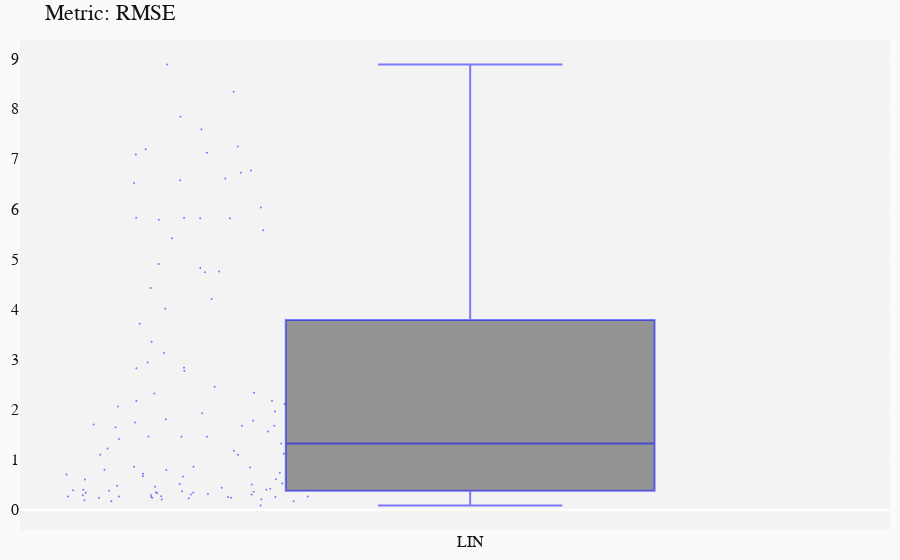
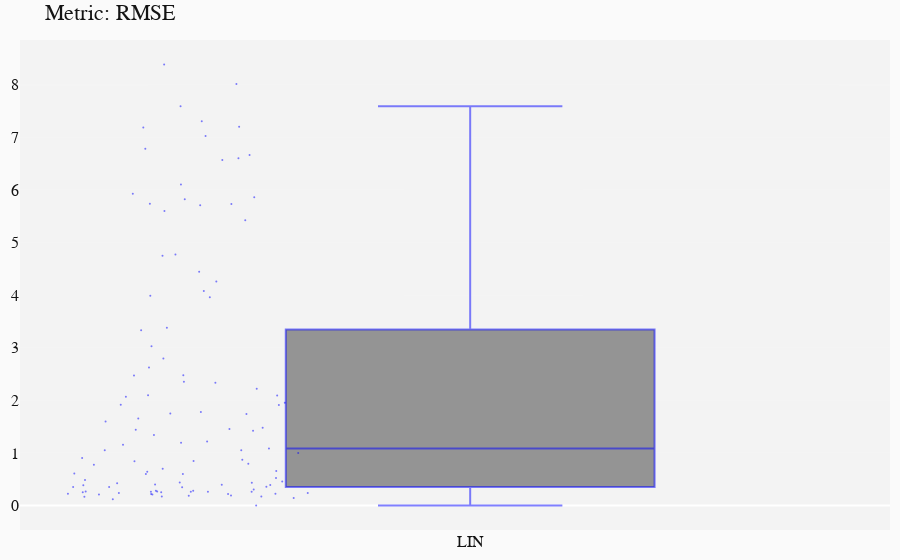
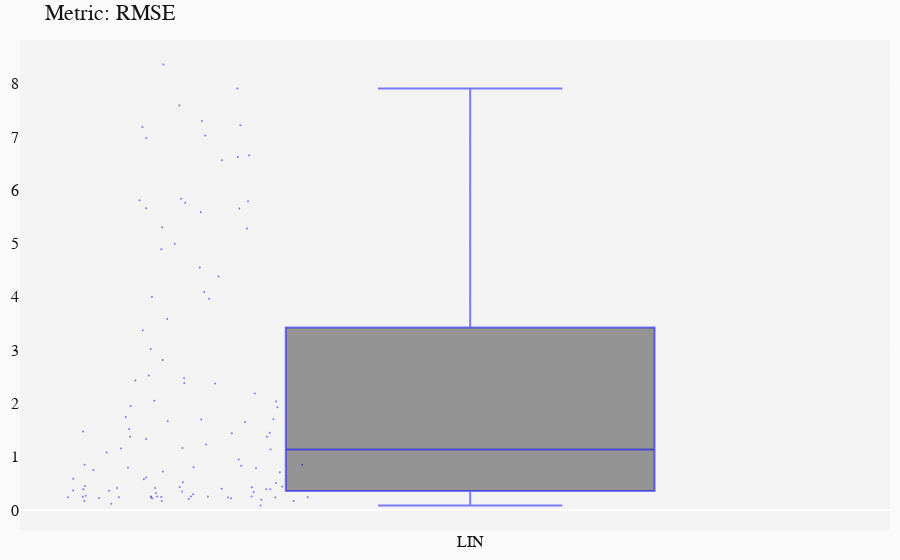
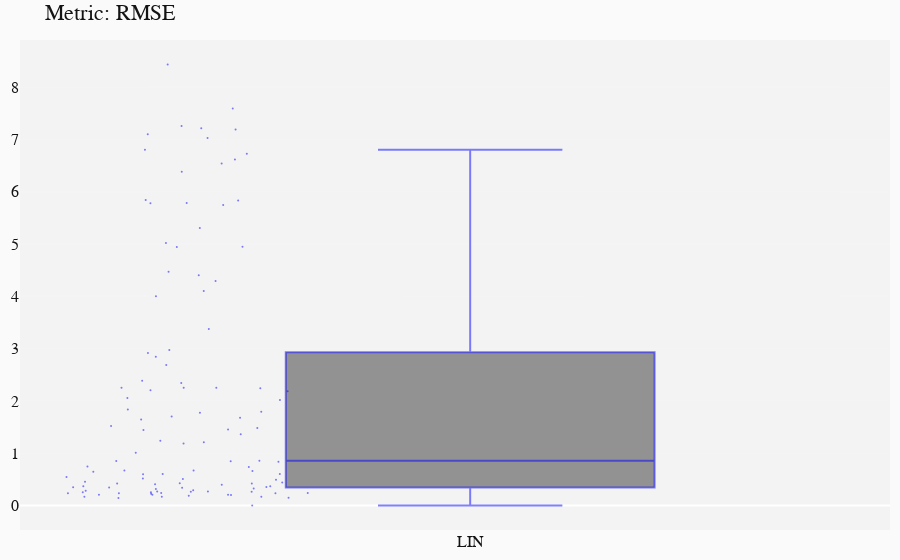

Source (notebook cell) for these figures, in order:
### Markdown cell above
## BOX PLOT errori

### Code cell
metric = value[1]
for method in type:
    x = StatAnalysisTest("Results_sig\\"+database[0]+"_res_lin_"+method+".h5")
    fig = x.displayBoxPlot(metric=metric, scale="linear")
    #print(x.displayBoxPlot(metric=metric, scale="linear").layout.title.text)
    if method == "":
        method = "_default"
    print(method)
    fig.show()

### Figure 1 — Plotly figure (JSON) as saved in the notebook; plotly's stock layout.template omitted (floating-point values rounded to 4 significant figures)
{"data": [{"boxpoints": "all", "fillcolor": "rgba(55,55,55,0.5)", "jitter": 0.7, "line": {"color": "rgba(0,0,255,0.5)", "width": 2}, "marker": {"size": 2}, "name": "LIN", "type": "box", "y": [5.785, 4.75, 5.574, 6.723, 0.378, 0.3485, 0.189, 0.5, 2.822, 5.815, 5.813, 6.03, 8.339, 2.452, 6.606, 7.248, 4.205, 0.8542, 1.924, 4.009, 4.824, 1.805, 3.128, 7.123, 0.3873, 0.2928, 2.106, 0.4392, 2.939, 2.83, 1.699, 4.9, 6.52, 5.827, 3.35, 5.826, 0.3964, 0.2673, 0.2535, 0.3964, 0.2357, 0.2269, 0.1667, 0.3005, 0.6601, 0.3684, 3.708, 1.409, 1.457, 0.702, 0.6655, 1.561, 0.4551, 0.5199, 7.839, 0.3436, 0.7928, 1.459, 1.118, 1.177, 0.3118, 0.1667, 0.3288, 0.3583, 0.6067, 2.168, 1.646, 2.169, 7.085, 5.418, 1.455, 0.858, 1.097, 0.2041, 2.06, 0.2635, 0.2635, 0.2535, 0.4167, 0.2887, 0.8416, 0.7166, 0.736, 4.737, 0.604, 1.738, 4.424, 2.318, 1.323, 1.96, 0.5137, 8.883, 6.572, 7.191, 6.77, 7.591, 1.219, 1.096, 1.773, 0.7949, 0.4781, 0.3047, 2.331, 0.3381, 0.239, 0.207, 0.2535, 0.239, 0.2635, 2.766, 0.08333, 1.675, 1.675]}], "layout": {"font": {"color": "rgb(20,20,20)", "family": "monospace", "size": 16}, "margin": {"b": 20, "l": 20, "r": 10, "t": 40}, "paper_bgcolor": "rgb(250, 250, 250)", "plot_bgcolor": "rgb(243, 243, 243)", "showlegend": false, "title": {"text": "Metric: RMSE"}, "xaxis": {"type": "category"}, "yaxis": {"autorange": true, "gridcolor": "rgb(255,255,255)", "gridwidth": 0.1, "showgrid": true, "title": {"font": {"size": 30}}, "type": "linear", "zeroline": true, "zerolinewidth": 2}}}

### Figure 2 — Plotly figure (JSON) as saved in the notebook; plotly's stock layout.template omitted (floating-point values rounded to 4 significant figures)
{"data": [{"boxpoints": "all", "fillcolor": "rgba(55,55,55,0.5)", "jitter": 0.7, "line": {"color": "rgba(0,0,255,0.5)", "width": 2}, "marker": {"size": 2}, "name": "LIN", "type": "box", "y": [5.738, 4.75, 5.601, 6.783, 0.3586, 0.3485, 0.189, 0.4309, 3.334, 5.711, 4.261, 4.772, 8.387, 2.475, 6.665, 7.308, 4.082, 0.8463, 2.07, 3.99, 2.09, 0.6975, 2.626, 6.106, 0.3047, 0.2673, 0.3873, 0.4551, 3.03, 2.797, 1.751, 6.602, 5.865, 5.825, 3.382, 5.735, 0.2673, 0.169, 0.207, 0.2803, 0.25, 0.1715, 0.1179, 0.2635, 0.521, 0.2803, 0.4392, 1.779, 1.442, 0.6547, 0.5976, 1.422, 5.93, 0.4863, 3.962, 0.3909, 0.8701, 1.454, 1.195, 1.156, 0.3536, 0.1667, 0.2599, 0.2599, 0.6067, 1.956, 1.656, 2.219, 7.205, 5.423, 1.477, 0.8416, 1.082, 0.1443, 2.095, 0.2635, 0.1863, 0.2236, 0.4249, 0.2205, 0.9014, 0.642, 0.7949, 8.014, 0.5984, 1.738, 4.446, 2.355, 1.341, 1.909, 0.3997, 1.599, 6.572, 7.191, 7.029, 7.591, 1.219, 0.3536, 1.916, 0.7773, 0.9964, 0.2535, 2.333, 0.3964, 0.207, 0.2236, 0.239, 0.239, 0.2205, 2.474, 0, 1.052, 1.052]}], "layout": {"font": {"color": "rgb(20,20,20)", "family": "monospace", "size": 16}, "margin": {"b": 20, "l": 20, "r": 10, "t": 40}, "paper_bgcolor": "rgb(250, 250, 250)", "plot_bgcolor": "rgb(243, 243, 243)", "showlegend": false, "title": {"text": "Metric: RMSE"}, "xaxis": {"type": "category"}, "yaxis": {"autorange": true, "gridcolor": "rgb(255,255,255)", "gridwidth": 0.1, "showgrid": true, "title": {"font": {"size": 30}}, "type": "linear", "zeroline": true, "zerolinewidth": 2}}}

### Figure 3 — Plotly figure (JSON) as saved in the notebook; plotly's stock layout.template omitted (floating-point values rounded to 4 significant figures)
{"data": [{"boxpoints": "all", "fillcolor": "rgba(55,55,55,0.5)", "jitter": 0.7, "line": {"color": "rgba(0,0,255,0.5)", "width": 2}, "marker": {"size": 2}, "name": "LIN", "type": "box", "y": [5.795, 4.895, 5.588, 6.982, 0.3873, 0.3485, 0.2236, 0.4392, 4.999, 4.382, 5.666, 3.583, 8.363, 2.478, 6.66, 7.302, 4.093, 0.8302, 2.036, 3.997, 5.309, 5.662, 0.5774, 7.91, 0.3586, 0.2535, 0.3964, 0.3873, 3.02, 2.813, 1.746, 6.626, 5.813, 5.844, 3.375, 5.765, 0.3381, 0.169, 0.239, 0.2535, 0.2205, 0.2425, 0.1667, 0.2357, 0.9487, 0.2673, 0.4309, 1.652, 1.449, 0.8018, 0.7221, 1.521, 0.3873, 0.5067, 3.965, 0.3632, 0.8494, 1.471, 1.134, 1.162, 0.25, 0.1179, 0.3184, 0.2466, 0.6067, 2.051, 1.664, 2.188, 7.223, 5.286, 1.439, 0.8498, 1.156, 0.1667, 2.432, 0.25, 0.2357, 0.189, 0.4249, 0.2357, 0.7949, 0.7071, 0.7817, 0.411, 0.587, 1.701, 4.552, 2.374, 1.331, 1.953, 0.5204, 1.7, 6.564, 7.191, 7.029, 7.591, 1.228, 1.08, 1.928, 0.75, 0.4472, 0.239, 2.383, 0.414, 0.2928, 0.207, 0.2535, 0.239, 0.2205, 2.523, 0.08333, 1.373, 1.373]}], "layout": {"font": {"color": "rgb(20,20,20)", "family": "monospace", "size": 16}, "margin": {"b": 20, "l": 20, "r": 10, "t": 40}, "paper_bgcolor": "rgb(250, 250, 250)", "plot_bgcolor": "rgb(243, 243, 243)", "showlegend": false, "title": {"text": "Metric: RMSE"}, "xaxis": {"type": "category"}, "yaxis": {"autorange": true, "gridcolor": "rgb(255,255,255)", "gridwidth": 0.1, "showgrid": true, "title": {"font": {"size": 30}}, "type": "linear", "zeroline": true, "zerolinewidth": 2}}}

### Figure 4 — Plotly figure (JSON) as saved in the notebook; plotly's stock layout.template omitted (floating-point values rounded to 4 significant figures)
{"data": [{"boxpoints": "all", "fillcolor": "rgba(50,50,50,0.5)", "jitter": 0.7, "line": {"color": "rgba(0,0,255,0.5)", "width": 2}, "marker": {"size": 2}, "name": "LIN", "type": "box", "y": [5.785, 4.947, 5.843, 6.802, 0.3684, 0.3381, 0.207, 0.4392, 5.777, 4.943, 5.021, 4.402, 8.432, 2.386, 6.724, 7.215, 4.104, 0.8463, 2.053, 4, 6.383, 0.6576, 0.6455, 7.098, 0.2673, 0.207, 0.2535, 0.3684, 2.918, 2.844, 1.795, 6.541, 2.971, 5.834, 3.375, 5.745, 0.2928, 0.1464, 0.2673, 0.3162, 0.2357, 0.2269, 0.1443, 0.2357, 0.4928, 0.2803, 0.3964, 2.241, 1.521, 0.5976, 0.6708, 1.454, 0.4226, 0.5452, 4.471, 0.4249, 0.8367, 1.442, 1.207, 1.183, 0.3227, 0.1667, 0.2325, 0.2013, 0.6009, 2.017, 1.644, 2.182, 7.258, 5.307, 1.484, 0.8498, 1.007, 0.1863, 2.203, 0.2635, 0.3436, 0.2535, 0.3536, 0.2635, 0.8539, 0.6678, 0.736, 0.4191, 0.604, 1.677, 4.291, 2.341, 1.362, 1.837, 0.4564, 1.776, 6.615, 7.191, 7.029, 7.591, 1.236, 0.4082, 1.703, 0.7454, 0.5071, 0.3485, 2.25, 0.5141, 0.239, 0.207, 0.239, 0.169, 0.1667, 2.686, 0, 2.25, 2.25]}], "layout": {"font": {"color": "rgb(20,20,20)", "family": "monospace", "size": 16}, "margin": {"b": 20, "l": 20, "r": 10, "t": 40}, "paper_bgcolor": "rgb(250, 250, 250)", "plot_bgcolor": "rgb(243, 243, 243)", "showlegend": false, "title": {"text": "Metric: RMSE"}, "xaxis": {"type": "category"}, "yaxis": {"autorange": true, "gridcolor": "rgb(255,255,255)", "gridwidth": 0.1, "showgrid": true, "title": {"font": {"size": 30}}, "type": "linear", "zeroline": true, "zerolinewidth": 2}}}
